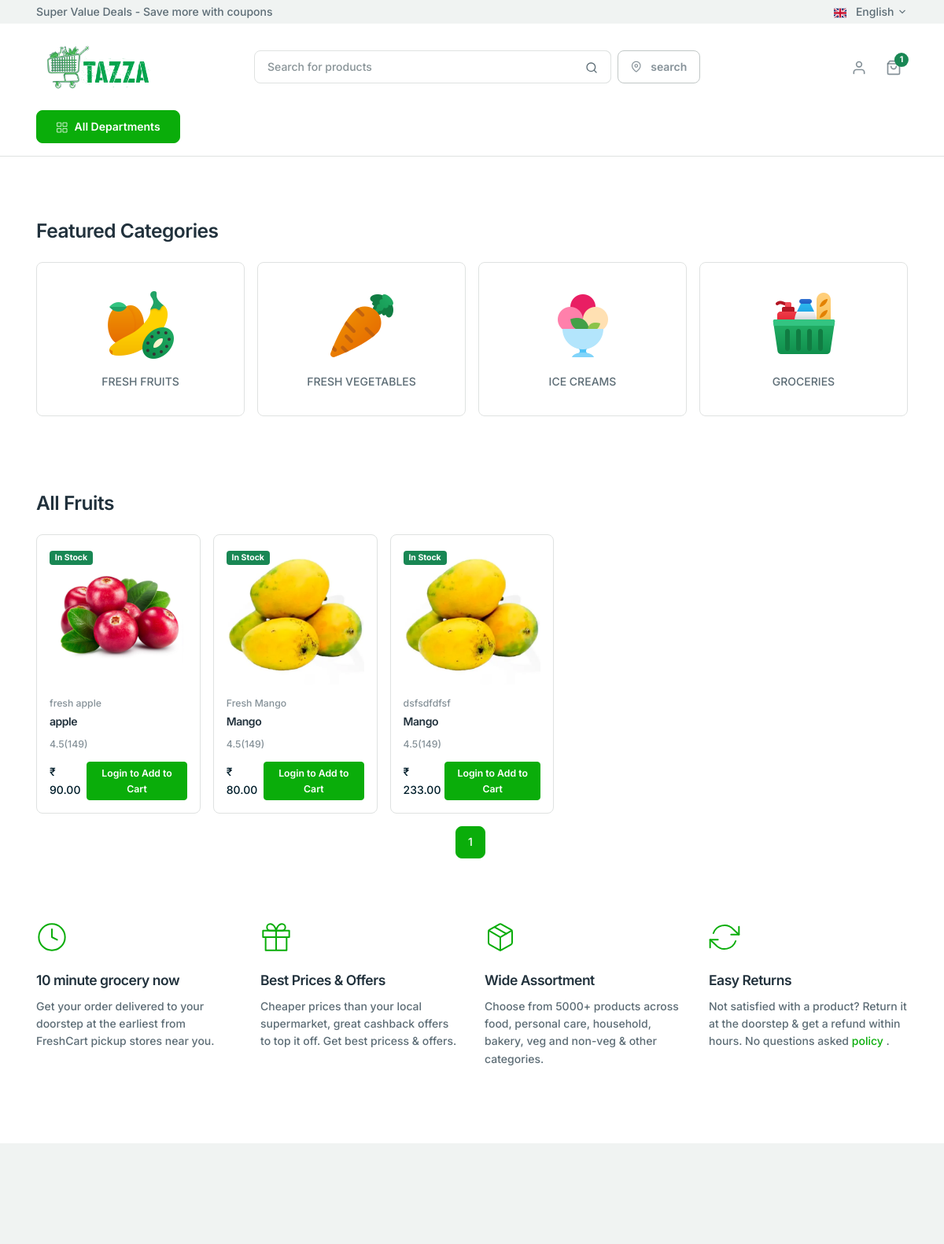
/fruits/, run on the app's committed database.
### APP/models.py (models this page shows, shortened)
class Product(models.Model):
    CATEGORY_CHOICES = [
        ('VEG', 'Vegetables'),
        ('ICE', 'Ice creams'),
        ('FRU', 'Fruits'),
        ('GRO', 'Groceries'),
    ]
    name = models.CharField(max_length=50)
    description = models.CharField(max_length=300, default='')
    quantity = models.IntegerField(default=0)
    price = models.DecimalField(max_digits=10, decimal_places=2)
    images = models.ImageField(upload_to='images/', null=True)
    category = models.CharField(max_length=3, choices=CATEGORY_CHOICES, default='VEG')
    in_stock = models.BooleanField(default=True)  # New field for stock availability

### APP/views.py (the view)
# urls.py: path('fruits/', views.fruits, name='fruits'),
def fruits(request):
    fruits_list = Product.objects.filter(category='FRU')
    paginator = Paginator(fruits_list, 8)  # Show 8 products per page
    page_number = request.GET.get('page')
    page_obj = paginator.get_page(page_number)
    return render(request, 'fruits.html', {'address': page_obj})

### templates/fruits.html (shortened to what this page needs)
<!DOCTYPE html>
{% load static %}
<html lang="en"><head>
		<link href="{% static 'css/slick.css' %}" rel="stylesheet">
		<link href="{% static 'css/slick-theme.css' %}" rel="stylesheet">
		<link href="{% static 'css/tiny-slider.css' %}" rel="stylesheet">
<link href="{% static 'css/bootstrap-icons.min.css' %}" rel="stylesheet">
<link href="{% static 'css/feather-icons.css' %}" rel="stylesheet">
<link href="{% static 'css/simplebar.min.css' %}" rel="stylesheet">
<link rel="stylesheet" href="{% static 'css/theme.min.css' %}">
	</head>
	<body>
<div class="border-bottom">
	<div class="bg-light py-1">
		<div class="container">
			<div class="row">
				<div class="col-md-6 col-12 text-center text-md-start"><span>Super Value Deals - Save more with coupons</span></div>
				<div class="col-6 text-end d-none d-md-block">
					<div class="dropdown selectBox">
						<a class="dropdown-toggle selectValue text-reset" href="javascript:void(0)" data-bs-toggle="dropdown" aria-expanded="false">
							<span class="me-2">
							</span>
							English
						</a>
					</div>
				</div>
			</div>
		</div>
	</div>
	<div class="py-5">
		<div class="container">
			<div class="row w-100 align-items-center gx-lg-2 gx-0">
				<div class="col-xxl-2 col-lg-3 col-md-6 col-5">
					<a class="navbar-brand d-none d-lg-block" href="{% url 'index' %}">
						<img height="70px;" src="{% static 'images/icons/logo.png' %}" alt="eCommerce HTML Template">
					</a>
				</div>
				<div class="col-xxl-5 col-lg-5 d-none d-lg-block">
					<form action="#">
						<div class="input-group">
							<input class="form-control rounded" type="search" placeholder="Search for products">
							<span class="input-group-append">
								<button class="btn bg-white border border-start-0 ms-n10 rounded-0 rounded-end" type="button">
									<svg xmlns="http://www.w3.org/2000/svg" width="16" height="16" viewBox="0 0 24 24" fill="none" stroke="currentColor" stroke-width="2" stroke-linecap="round" stroke-linejoin="round" class="feather feather-search">
										<circle cx="11" cy="11" r="8"></circle>
										<line x1="21" y1="21" x2="16.65" y2="16.65"></line>
									</svg>
								</button>
							</span>
						</div>
					</form>
				</div>
				<div class="col-md-2 col-xxl-3 d-none d-lg-block">
					<button type="button" class="btn btn-outline-gray-400 text-muted" data-bs-toggle="modal" data-bs-target="#locationModal">
						<i class="feather-icon icon-map-pin me-2"></i>
						search
					</button>
				</div>
				<div class="col-lg-2 col-xxl-2 text-end col-md-6 col-7">
					<div class="list-inline">
						{% if not request.user.is_authenticated %}
						<div class="list-inline-item me-5">
							<a href="{% url 'login' %}" class="text-muted">
								<svg xmlns="http://www.w3.org/2000/svg" width="20" height="20" viewBox="0 0 24 24" fill="none" stroke="currentColor" stroke-width="2" stroke-linecap="round" stroke-linejoin="round" class="feather feather-user">
									<path d="M20 21v-2a4 4 0 0 0-4-4H8a4 4 0 0 0-4 4v2"></path>
									<circle cx="12" cy="7" r="4"></circle>
								</svg>
							</a>
						</div>
						{% endif %}
						<div class="list-inline-item me-5 me-lg-0">
							{% if not request.user.is_authenticated %}
								<a class="text-muted position-relative" href="{% url 'login' %}">
									<span class="position-absolute top-0 start-100 translate-middle badge rounded-pill bg-success">
										1
									</span>
								</a>
							{% endif %}
						</div>
					</div>
				</div>
			</div>
		</div>
	</div>
	<nav class="navbar navbar-expand-lg navbar-light navbar-default py-0 pb-lg-4" aria-label="Offcanvas navbar large">
		<div class="container">
			<div class="offcanvas offcanvas-start" tabindex="-1" id="navbar-default" aria-labelledby="navbar-defaultLabel">
				<div class="offcanvas-body">
					<div class="dropdown me-3 d-none d-lg-block">
						<button class="btn btn-primary px-6" type="button" id="dropdownMenuButton1" data-bs-toggle="dropdown" aria-expanded="false">
							<span class="me-1">
							</span>
							All Departments
						</button>
					</div>
				</div>
			</div>
		</div>
	</nav>
</div>
		<main>
			<section class="mb-lg-10 mt-lg-14 my-8">
				<div class="container">
					<div class="row">
						<div class="col-12 mb-6">
							<h3 class="mb-0">Featured Categories</h3>
						</div>
					</div>
					<div class="category-slider">
						<div class="item">
							<a href="{% url 'fruits' %}" class="text-decoration-none text-inherit">
								<div class="card card-product mb-lg-4">
									<div class="card-body text-center py-8">
										<img src="{% static 'images/icons/FRUXX.png' %}" alt="Grocery Ecommerce Template" class="mb-3 img-fluid">
										<div class="text-truncate">FRESH FRUITS</div>
									</div>
								</div>
							</a>
						</div>
						<div class="item">
							<a href="{% url 'vegitables' %}" class="text-decoration-none text-inherit">
								<div class="card card-product mb-lg-4">
									<div class="card-body text-center py-8">
										<img src="{% static 'images/icons/vegitables.png' %}" alt="Grocery Ecommerce Template" class="mb-3">
										<div class="text-truncate">FRESH VEGETABLES</div>
									</div>
								</div>
							</a>
						</div>
						<div class="item">
							<a href="{% url 'icecream' %}" class="text-decoration-none text-inherit">
								<div class="card card-product mb-lg-4">
									<div class="card-body text-center py-8">
										<img src="{% static 'images/icons/icecreams.png' %}" alt="Grocery Ecommerce Template" class="mb-3">
										<div class="text-truncate">ICE CREAMS</div>
									</div>
								</div>
							</a>
						</div>
						<div class="item">
							<a href="{% url 'grocery' %}" class="text-decoration-none text-inherit">
								<div class="card card-product mb-lg-4">
									<div class="card-body text-center py-8">
										<img src="{% static 'images/icons/groceries.png' %}" alt="Grocery Ecommerce Template" class="mb-3">
										<div class="text-truncate">GROCERIES</div>
									</div>
								</div>
							</a>
						</div>
					</div>
				</div>
			</section>
			<section class="my-lg-14 my-8">
    <div class="container">
        <div class="row">
            <div class="col-12 mb-6">
                <h3 class="mb-0">All Fruits</h3>
            </div>
        </div>
		<div class="row g-4 row-cols-lg-5 row-cols-2 row-cols-md-3">
			{% for product in address %}
			<div class="col">
				<div class="card card-product">
					<div class="card-body">
						<div class="text-center position-relative">
							{% if product.in_stock %}
							<div class="position-absolute top-0 start-0">
								<span class="badge bg-success">In Stock</span>
							</div>
							{% else %}
							<div class="position-absolute top-0 start-0">
								<span class="badge bg-danger">Out of Stock</span>
							</div>
							{% endif %}
							<a href="#!"><img src="{{ product.images.url }}" alt="Product Image" class="mb-3 img-fluid"></a>
						</div>
						<div class="text-small mb-1">
							<a href="#!" class="text-decoration-none text-muted"><small>{{ product.description }}</small></a>
						</div>
						<h2 class="fs-6"><a href="./pages/shop-single.html" class="text-inherit text-decoration-none">{{ product.name }}</a></h2>
						<div>
							<span class="text-muted small">4.5(149)</span>
						</div>
						<div class="d-flex justify-content-between align-items-center mt-3">
							<div>
								<span class="text-dark">₹ {{ product.price }}</span>
							</div>
							{% if product.in_stock %}
							{% if user.is_authenticated %}
							<form action="{% url 'add_to_cart' product.id %}" method="post">
								{% csrf_token %}
								<button type="submit" class="btn btn-primary btn-sm">
									<svg xmlns="http://www.w3.org/2000/svg" width="16" height="16" viewBox="0 0 24 24" fill="none" stroke="currentColor" stroke-width="2" stroke-linecap="round" stroke-linejoin="round" class="feather feather-plus">
										<line x1="12" y1="5" x2="12" y2="19"></line>
										<line x1="5" y1="12" x2="19" y2="12"></line>
									</svg>
									Add to Cart
								</button>
							</form>
							{% else %}
							<a href="{% url 'login' %}?next={{ request.path }}" class="btn btn-primary btn-sm">Login to Add to Cart</a>
							{% endif %}
							{% else %}
							<button type="button" class="btn btn-secondary btn-sm" disabled>
								Out of Stock
							</button>
							{% endif %}
						</div>
					</div>
				</div>
			</div>
			{% endfor %}
		</div>
		<nav aria-label="Page navigation">
            <ul class="pagination justify-content-center mt-4">
                {% for num in address.paginator.page_range %}
                <li class="page-item {% if address.number == num %}active{% endif %}">
                    <a class="page-link" href="?page={{ num }}">{{ num }}</a>
                </li>
                {% endfor %}
            </ul>
        </nav>
    </div>
</section>
			<section class="my-lg-14 my-8">
				<div class="container">
					<div class="row">
						<div class="col-md-6 col-lg-3">
							<div class="mb-8 mb-xl-0">
								<div class="mb-6"><img src="{% static 'images/clock.svg' %}" alt=""></div>
								<h3 class="h5 mb-3">10 minute grocery now</h3>
								<p>Get your order delivered to your doorstep at the earliest from FreshCart pickup stores near you.</p>
							</div>
						</div>
						<div class="col-md-6 col-lg-3">
							<div class="mb-8 mb-xl-0">
								<div class="mb-6"><img src="{% static 'images/gift.svg' %}" alt=""></div>
								<h3 class="h5 mb-3">Best Prices &amp; Offers</h3>
								<p>Cheaper prices than your local supermarket, great cashback offers to top it off. Get best pricess &amp; offers.</p>
							</div>
						</div>
						<div class="col-md-6 col-lg-3">
							<div class="mb-8 mb-xl-0">
								<div class="mb-6"><img src="{% static 'images/package.svg' %}" alt=""></div>
								<h3 class="h5 mb-3">Wide Assortment</h3>
								<p>Choose from 5000+ products across food, personal care, household, bakery, veg and non-veg &amp; other categories.</p>
							</div>
						</div>
						<div class="col-md-6 col-lg-3">
							<div class="mb-8 mb-xl-0">
								<div class="mb-6"><img src="{% static 'images/refresh-cw.svg' %}" alt=""></div>
								<h3 class="h5 mb-3">Easy Returns</h3>
								<p>
									Not satisfied with a product? Return it at the doorstep &amp; get a refund within hours. No questions asked
									<a href="#!">policy</a>
									.
								</p>
							</div>
						</div>
					</div>
				</div>
			</section>
		</main>
<footer class="footer">
</footer>
</body></html>

### data on the page
Product: in_stock "In Stock", images (picture), description "fresh apple", name "apple", price "90.00"
Product: in_stock "In Stock", images (picture), description "Fresh Mango", name "Mango", price "80.00"
Product: in_stock "In Stock", images (picture), description "dsfsdfdfsf", name "Mango", price "233.00"

### other printed values
{{ num }} "1"
